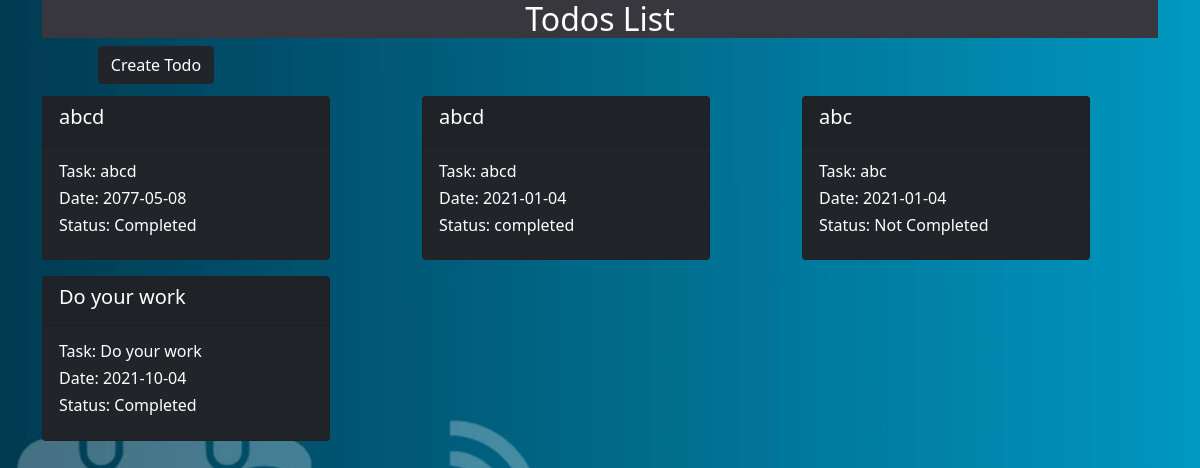
The page /todos/list on the database as committed earlier.
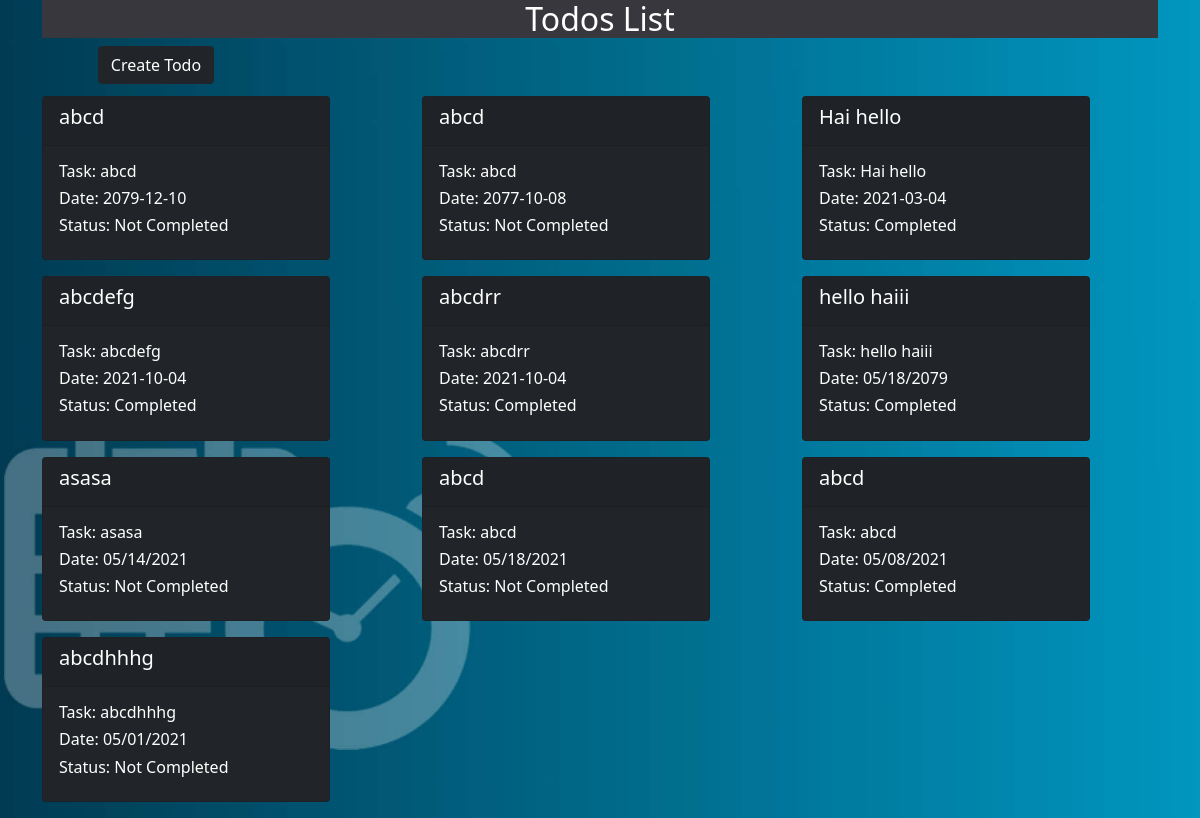
The same page on the database as committed later.
### todos/models.py (models this page shows, shortened)
class Todos(models.Model):
    task=models.CharField(max_length=150)
    date=models.CharField(max_length=100,null=True)
    status=models.CharField(max_length=100)

### todos/views.py (the view)
# urls.py: path('list',list_todos,name="listtodo"),
def list_todos(request):
    todos=Todos.objects.all()
    context={}
    context["todos"]=todos
    return render(request,"todos/list_todos.html",context)

### todos/templates/todos/list_todos.html (shortened to what this page needs)
<!DOCTYPE html>
{%load static%}
<html lang="en">
<head>
    <link href="https://cdn.jsdelivr.net/npm/bootstrap@5.0.0-beta2/dist/css/bootstrap.min.css" rel="stylesheet">
    <link rel="stylesheet" href="{%static 'css/style.css'%}">
</head>
<body class="todolist">
<div class="container">
    <div class="row">
        <div class="col-12">
            <div class="">
                <div><h2 class="h2todo">Todos List</h2></div>
                <div class="createlink">
                    <a class="btn btn-dark" href="{%url 'createtodo'%}">Create Todo</a>
                </div>
            </div>
        </div>
    </div>
</div>
<div class="container">
    <div class="row">
        {%for td in todos%}
        <div class="col-4">
            <div class="card text-white bg-dark mb-3" style="max-width: 18rem;">
                <div class="card-header"><h5 class="card-title">{{td.task}}</h5>
                </div>
                <div class="card-body">
                    <h6 class="card-title">Task: {{td.task}}</h6>
                    <h6 class="card-title">Date: {{td.date}}</h6>
                    <h6 class="card-title">Status: {{td.status}}</h6>
                </div>
            </div>
        </div>
        {% endfor %}
    </div>
</div>
</body>
</html>

### todos/static/css/style.css (style rules this page uses)
h2 { color:yellow; background-color:black; }
.todolist { background:url('../images/bg_todo001.jpg')no-repeat center fixed; background-size: cover; }
.h2todo { color:white; background-color:#37373d; text-align:center; }
.createlink { margin-left:5%; margin-bottom:1%; }

Rows that differ between the two databases and show on the page:
removed Todos: task "abc", date "2021-01-04", status "Not Completed"
removed Todos: task "Do your work", date "2021-10-04", status "Completed"
changed Todos (number 1 of 10 on the later page): date "2077-05-08" → "2079-12-10"; status "Completed" → "Not Completed"
changed Todos (number 2 of 10 on the later page): date "2021-01-04" → "2077-10-08"; status "completed" → "Not Completed"
added Todos: task "Hai hello", date "2021-03-04", status "Completed"
added Todos: task "abcdefg", date "2021-10-04", status "Completed"
added Todos: task "abcdrr", date "2021-10-04", status "Completed"
added Todos: task "hello haiii", date "05/18/2079", status "Completed"
added Todos: task "asasa", date "05/14/2021", status "Not Completed"
added Todos: task "abcd", date "05/18/2021", status "Not Completed"
added Todos: task "abcd", date "05/08/2021", status "Completed"
added Todos: task "abcdhhhg", date "05/01/2021", status "Not Completed"
